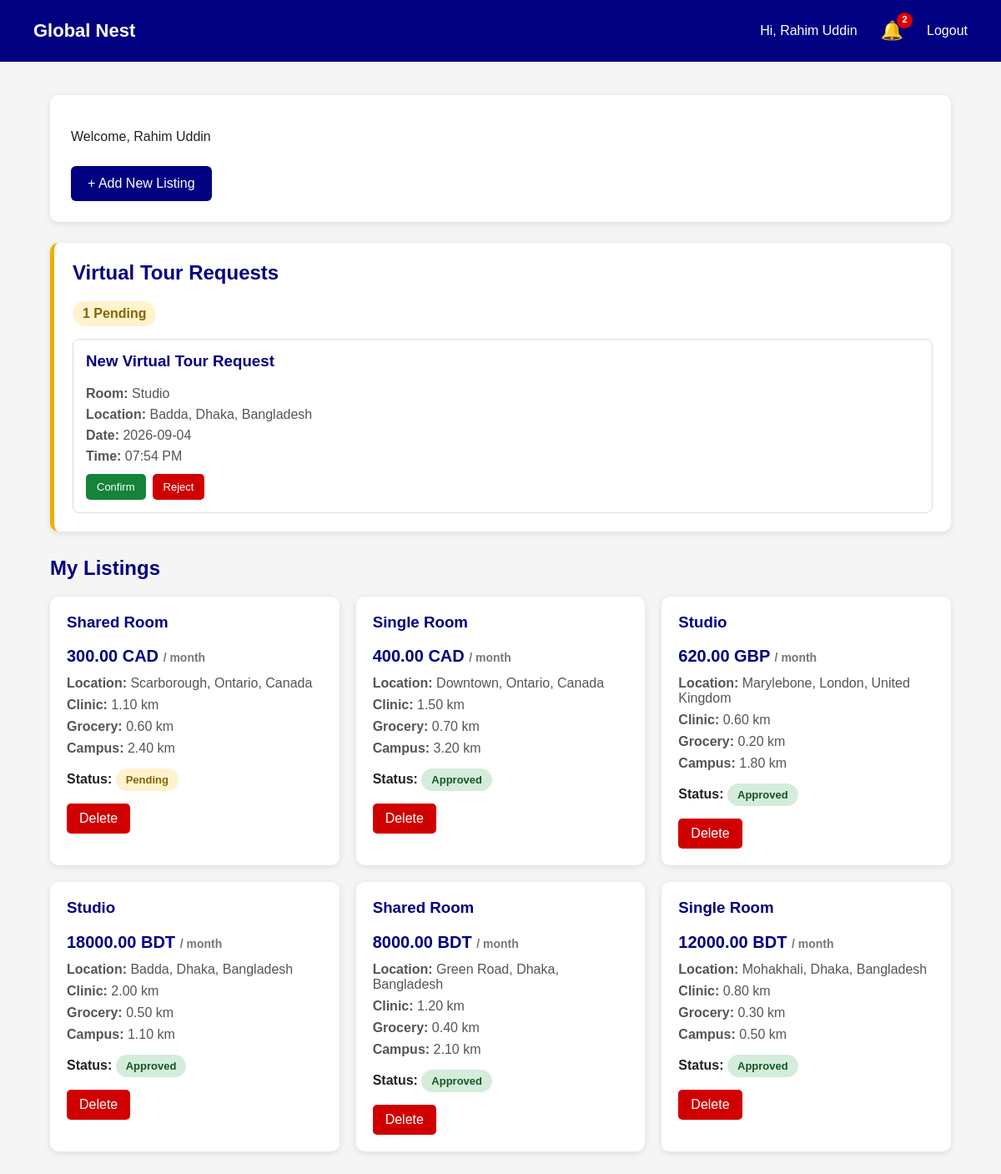
/provider_dashboard.php (signed in), run on an earlier commit of the app's database.
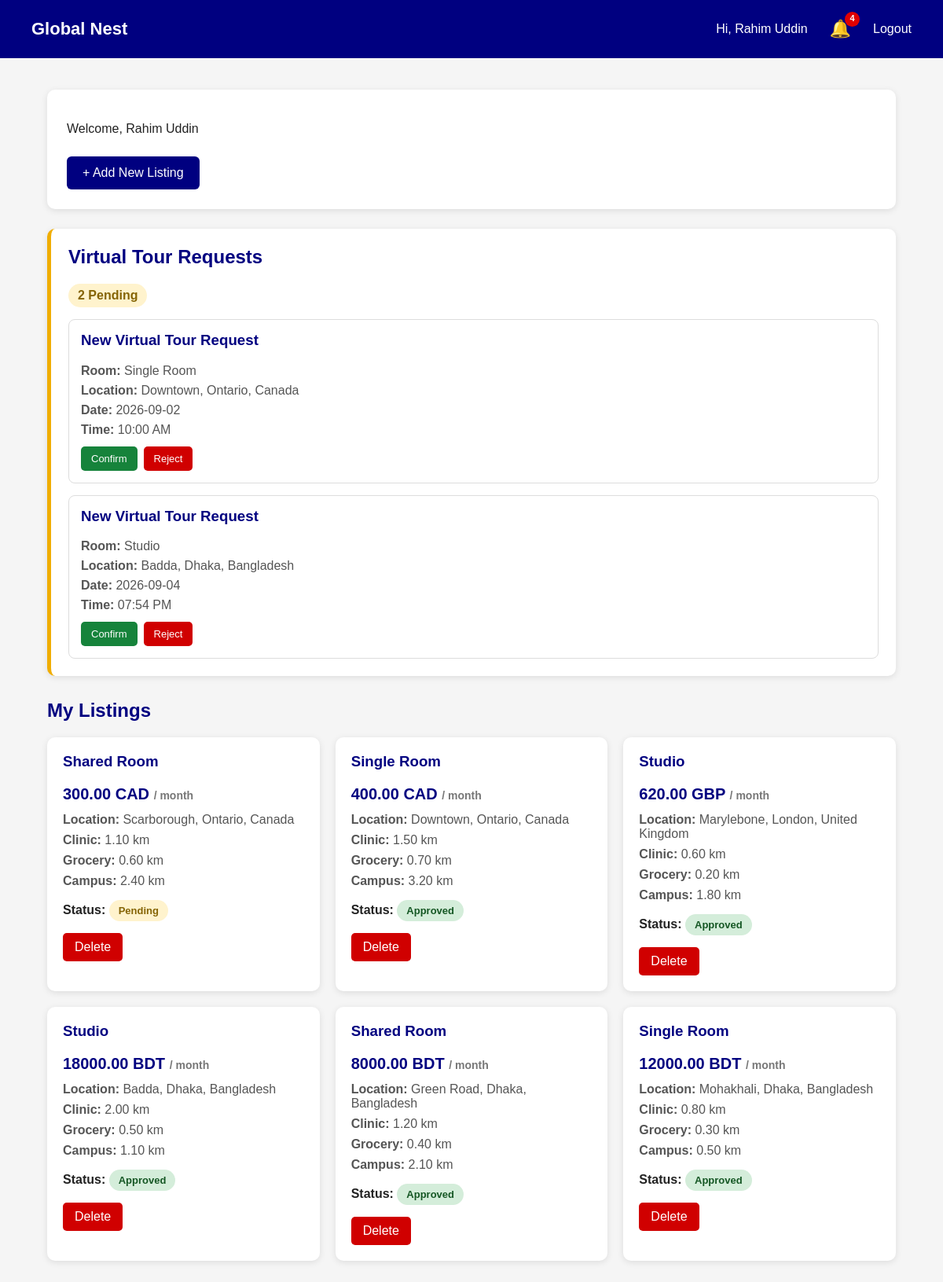
And on a later commit of the database.
### tables this page shows
CREATE TABLE `virtual_tour_bookings` (
  `id` int(11) NOT NULL,
  `listing_id` int(11) NOT NULL,
  `student_id` int(11) NOT NULL,
  `provider_id` int(11) NOT NULL,
  `tour_date` date NOT NULL,
  `tour_time` time NOT NULL,
  `status` varchar(20) DEFAULT 'Pending',
  `created_at` datetime DEFAULT current_timestamp()
);

CREATE TABLE `listings` (
  `ListingID` int(11) NOT NULL,
  `Price` decimal(10,2) NOT NULL,
  `Currency` varchar(10) NOT NULL,
  `RoomType` varchar(50) DEFAULT NULL,
  `Country` varchar(50) DEFAULT NULL,
  `State` varchar(50) DEFAULT NULL,
  `Neighbourhood` varchar(100) DEFAULT NULL,
  `Clinic` decimal(5,2) DEFAULT NULL,
  `Grocery` decimal(5,2) DEFAULT NULL,
  `Campus` decimal(5,2) DEFAULT NULL,
  `Legal_doc` varchar(255) DEFAULT NULL,
  `Admin_ID` int(11) DEFAULT NULL,
  `Provider_ID` int(11) NOT NULL,
  `Verification_Status` varchar(20) NOT NULL DEFAULT 'Pending'
);

### provider_dashboard.php (the view, shortened to what the changed rows need)
<?php
include "DBconnect.php";
$provider_id = $_SESSION["Provider_ID"];
$sql = "SELECT * FROM Listings
        WHERE Provider_ID = '$provider_id'
        ORDER BY ListingID DESC";
$result = mysqli_query($conn, $sql);
$notification_count = 0;
$notification_sql = "SELECT *
                     FROM notifications n
                     WHERE n.user_id = '$provider_id'
                     ORDER BY n.created_at DESC
                     LIMIT 10";
$notification_result = mysqli_query($conn, $notification_sql);
if ($notification_result) {
    while ($notification = mysqli_fetch_assoc($notification_result)) {
        if (isset($notification["is_read"]) && $notification["is_read"] == 0) {
            $notification_count++;
        }
    }
}
$pending_tours = [];
$tour_sql = "SELECT
                v.id,
                v.listing_id,
                v.student_id,
                v.tour_date,
                v.tour_time,
                v.status,
                l.RoomType,
                l.Neighbourhood,
                l.State,
                l.Country
             FROM virtual_tour_bookings v
             LEFT JOIN Listings l
                ON v.listing_id = l.ListingID
            LEFT JOIN Student s
                ON v.student_id = s.Std_ID
             WHERE v.provider_id = '$provider_id'
             AND v.status = 'Pending'
             ORDER BY v.tour_date ASC, v.tour_time ASC";
$tour_result = mysqli_query($conn, $tour_sql);
if ($tour_result) {
    while ($tour = mysqli_fetch_assoc($tour_result)) {
        $pending_tours[] = $tour;
    }
}
$pending_tour_count = count($pending_tours);
?>
<!DOCTYPE html>
<html>
<head>
</head>
<body>
<div class="header">
    <div class="header-right">
        <div class="notification-wrapper">
            <button
                type="button"
                class="notification-button"
                onclick="toggleNotifications()"
                title="Notifications"
            >
                🔔
                <?php if ($notification_count > 0) { ?>
                    <span class="notification-badge">
                        <?php echo $notification_count; ?>
                    </span>
                <?php } ?>
            </button>
        </div>
    </div>
</div>
<div class="container">
    <?php if ($pending_tour_count > 0) { ?>
        <div class="request-box">
            <h2>
                Virtual Tour Requests
            </h2>
            <span class="request-count">
                <?php echo $pending_tour_count; ?> Pending
            </span>
            <?php foreach ($pending_tours as $tour) { ?>
                <div class="tour-request">
                    <h3>
                        New Virtual Tour Request
                    </h3>
                    <p>
                        <strong>Room:</strong>
                        <?php
                        echo htmlspecialchars($tour["RoomType"]);
                        ?>
                    </p>
                    <p>
                        <strong>Location:</strong>
                        <?php
                        echo htmlspecialchars($tour["Neighbourhood"]);
                        ?>,
                        <?php
                        echo htmlspecialchars($tour["State"]);
                        ?>,
                        <?php
                        echo htmlspecialchars($tour["Country"]);
                        ?>
                    </p>
                    <p>
                        <strong>Date:</strong>
                        <?php
                        echo htmlspecialchars($tour["tour_date"]);
                        ?>
                    </p>
                    <p>
                        <strong>Time:</strong>
                        <?php
                        echo htmlspecialchars(
                            date(
                                "h:i A",
                                strtotime($tour["tour_time"])
                            )
                        );
                        ?>
                    </p>
                    <div class="notification-actions">
                        <a
                            href="provider_dashboard.php?tour_action=confirm&tour_id=<?php echo $tour["id"]; ?>"
                            class="confirm-button"
                            onclick="return confirm('Confirm this virtual tour?');"
                        >
                            Confirm
                        </a>
                        <a
                            href="provider_dashboard.php?tour_action=reject&tour_id=<?php echo $tour["id"]; ?>"
                            class="reject-button"
                            onclick="return confirm('Reject this virtual tour request?');"
                        >
                            Reject
                        </a>
                    </div>
                </div>
            <?php } ?>
        </div>
    <?php } ?>
    <h2 class="listings-title">
        My Listings
    </h2>
    <?php if ($result && mysqli_num_rows($result) > 0) { ?>
        <div class="listing-grid">
            <?php while ($listing = mysqli_fetch_assoc($result)) { ?>
                <div class="listing-card">
                    <h3>
                        <?php
                        echo htmlspecialchars(
                            $listing["RoomType"]
                        );
                        ?>
                    </h3>
                    <div class="price">
                        <?php
                        echo htmlspecialchars(
                            $listing["Price"]
                        );
                        ?>
                        <?php
                        echo htmlspecialchars(
                            $listing["Currency"]
                        );
                        ?>
                        <span
                            style="
                            font-size:14px;
                            color:#777;
                            "
                        >
                            / month
                        </span>
                    </div>
                    <div class="listing-info">
                        <strong>
                            Location:
                        </strong>
                        <?php
                        echo htmlspecialchars(
                            $listing["Neighbourhood"]
                        );
                        ?>,
                        <?php
                        echo htmlspecialchars(
                            $listing["State"]
                        );
                        ?>,
                        <?php
                        echo htmlspecialchars(
                            $listing["Country"]
                        );
                        ?>
                    </div>
                    <div class="listing-info">
                        <strong>
                            Clinic:
                        </strong>
                        <?php
                        echo htmlspecialchars(
                            $listing["Clinic"]
                        );
                        ?>
                        km
                    </div>
                    <div class="listing-info">
                        <strong>
                            Grocery:
                        </strong>
                        <?php
                        echo htmlspecialchars(
                            $listing["Grocery"]
                        );
                        ?>
                        km
                    </div>
                    <div class="listing-info">
                        <strong>
                            Campus:
                        </strong>
                        <?php
                        echo htmlspecialchars(
                            $listing["Campus"]
                        );
                        ?>
                        km
                    </div>
                    <div style="margin-top:15px;">
                        <strong>
                            Status:
                        </strong>
                        <?php
                        $status =
                            $listing["Verification_Status"];
                        if ($status == "Pending") {
                            echo '<span class="status pending">
                                    Pending
                                  </span>';
                        }
                        else if ($status == "Approved") {
                            echo '<span class="status approved">
                                    Approved
                                  </span>';
                        }
                        ?>
                    </div>
                    <a
                        href="provider_dashboard.php?delete=<?php echo $listing["ListingID"]; ?>"
                        class="delete-button"
                        onclick="return confirm('Are you sure you want to delete this listing?');"
                    >
                        Delete
                    </a>
                </div>
            <?php } ?>
        </div>
    <?php } ?>
</div>
</body>
</html>

What changed in the data, as far as the page shows it:
added virtual_tour_bookings: listing.RoomType "Single Room", listing.Neighbourhood "Downtown", listing.State "Ontario", listing.Country "Canada", tour_date "2026-09-02", tour_time "10:00 AM"
Also different on the page:
$notification_count: "2" → "4"
$pending_tour_count: "1" → "2"
